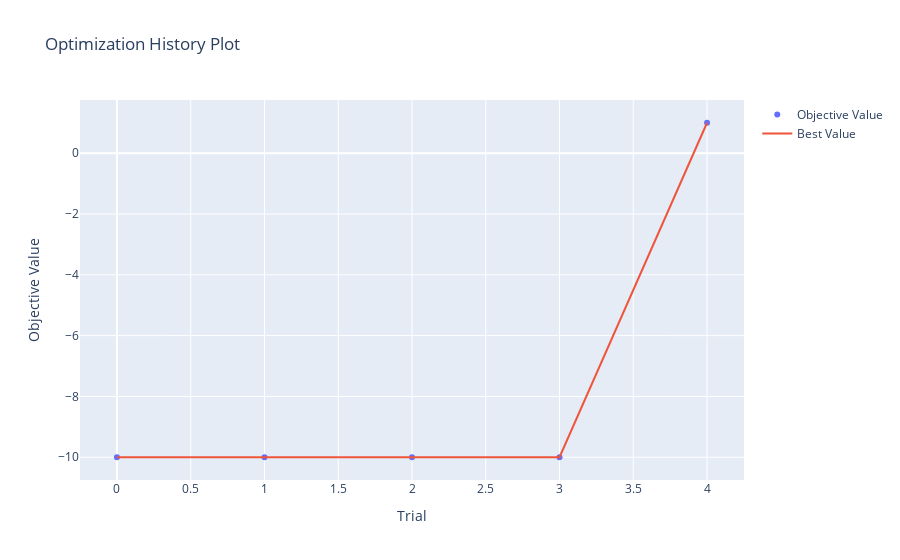

Notebook source saved alongside this figure:
### Code cell
optuna.visualization.plot_optimization_history(double_study)

### Figure 1 — Plotly figure (JSON) as saved in the notebook; plotly's stock layout.template omitted (floating-point values rounded to 4 significant figures)
{"data": [{"mode": "markers", "name": "Objective Value", "type": "scatter", "x": [0, 1, 2, 3, 4], "y": [-10, -10, -10, -10, 1]}, {"mode": "lines", "name": "Best Value", "type": "scatter", "x": [0, 1, 2, 3, 4], "y": [-10, -10, -10, -10, 1]}, {"marker": {"color": "#cccccc"}, "mode": "markers", "name": "Infeasible Trial", "showlegend": false, "type": "scatter", "x": [], "y": []}], "layout": {"title": {"text": "Optimization History Plot"}, "xaxis": {"title": {"text": "Trial"}}, "yaxis": {"title": {"text": "Objective Value"}}}}
